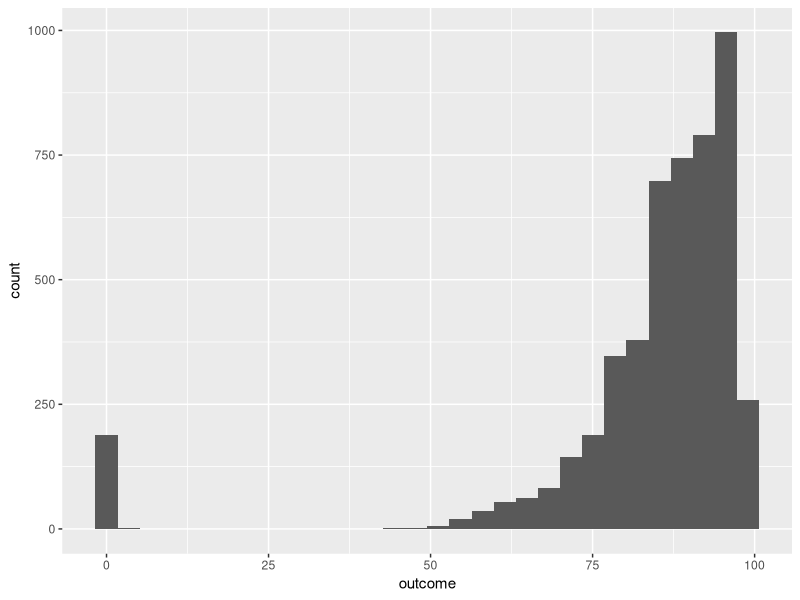
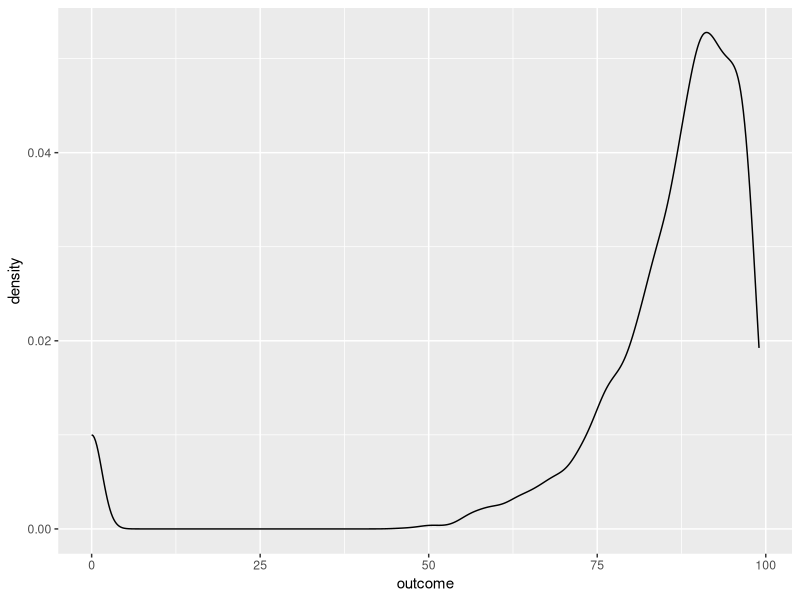
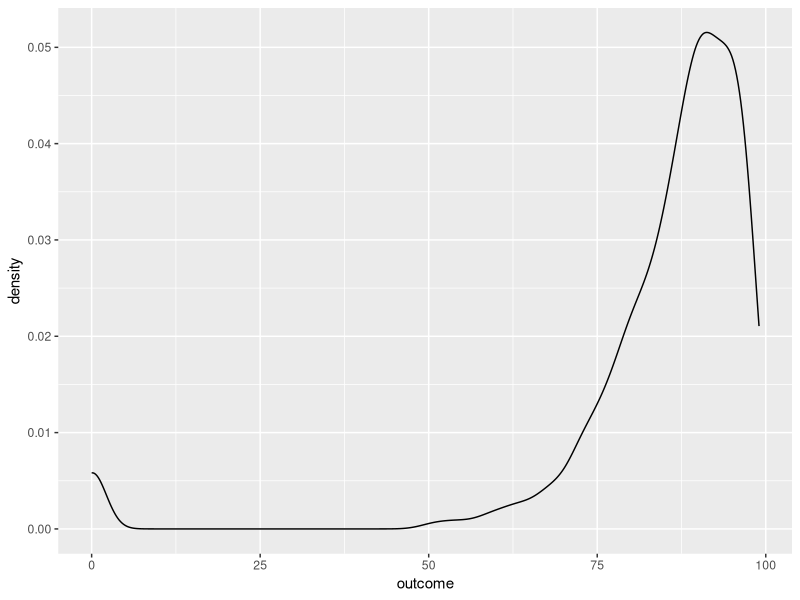
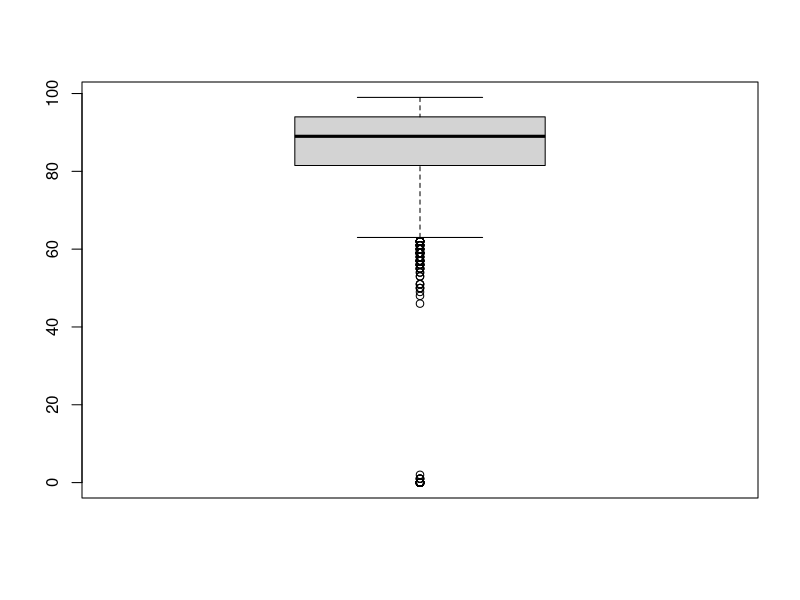
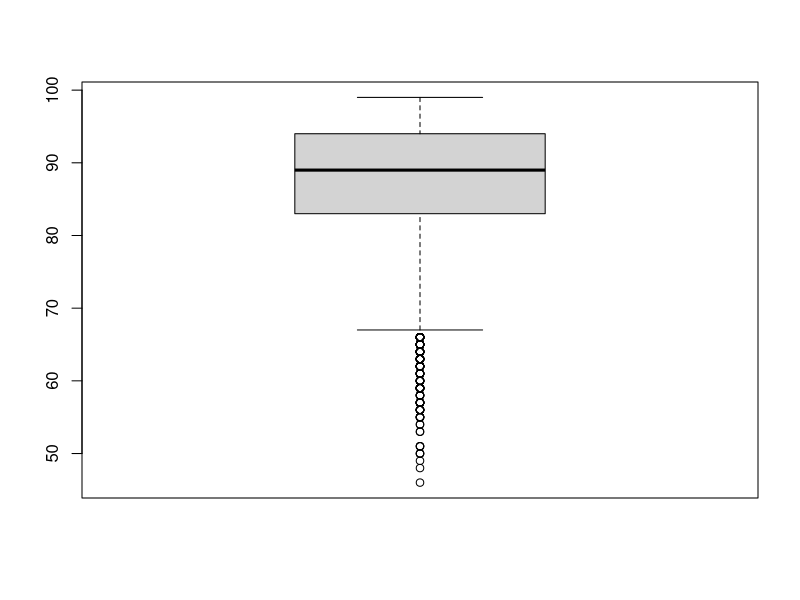
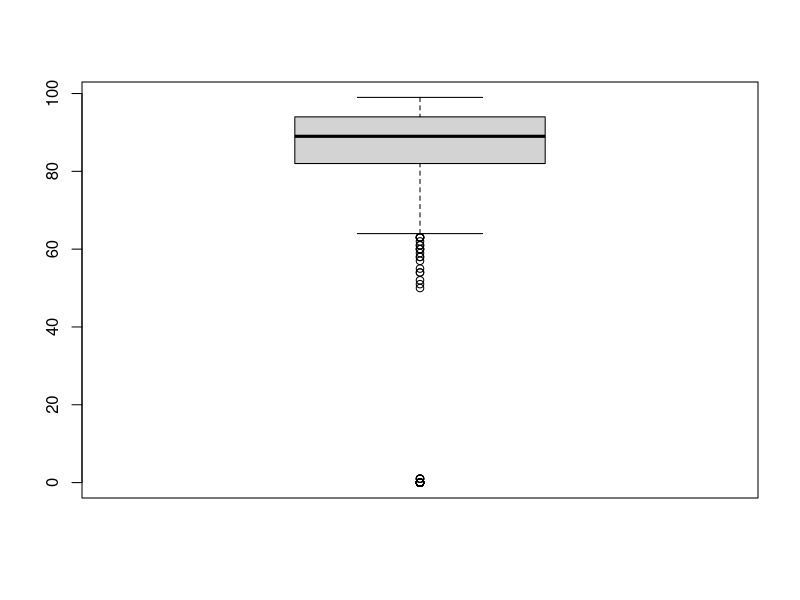
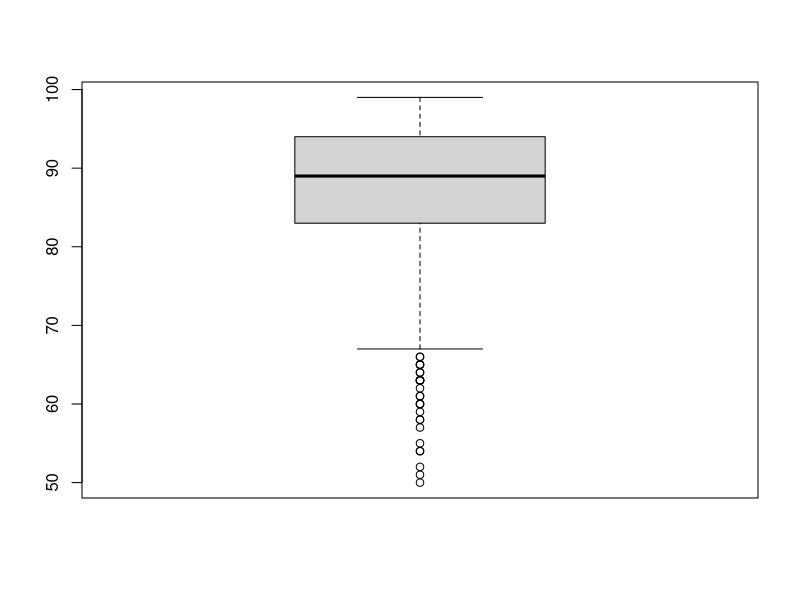

Here is the R script that generated these plots, in order: (Note: this script raises an error after producing the figures.)
## ---- chunk 1
knitr::opts_chunk$set(echo = TRUE)
## ---- chunk 2
library(plyr)
library(readr)
library(caret)
library(ggplot2)
library(repr)
library(glmnet)
library(tidyverse)
library(modelr) 
options(na.action = na.warn) # turn on warnings for missing values
library(dplyr)
library(earth)
## ---- chunk 3
# Descriptive statistics function
descriptive_sta = function(x){
  if (class(x) != "numeric"){cat("It is not a numeric data")}else{
  mean = mean(x,na.rm = T)
  median = median(x,na.rm = T)
  quantile = quantile(x,na.rm = T)
  range = range(x,na.rm = T)
  result = list(mean = mean,
                median=median,
                quantile=quantile,
                range= range )
  
  return(result)
  }
}

# read the train set
competition_train <- read.csv('competition-train.csv')

# read the validation set
competition_validation <- read.csv('competition-validation.csv')
## ---- chunk 4
# histogram
library(ggplot2)
descriptive_sta(competition_train$outcome)
ggplot(competition_train, aes(x = outcome ))+
  geom_histogram(bins = 30,na.rm = T)+
  labs(x = "outcome")

# density plot
ggplot(competition_train, aes(x = outcome)) + geom_density()
ggplot(competition_validation, aes(x = outcome)) + geom_density()

# descriptive statistics of train set
mean(competition_train[["outcome"]])
median(competition_train[["outcome"]])
quantile(competition_train[["outcome"]])
range(competition_train[["outcome"]])

# descriptive statistics of validation set
mean(competition_validation[["outcome"]])
median(competition_validation[["outcome"]])
quantile(competition_validation[["outcome"]])
range(competition_validation[["outcome"]])
## ---- chunk 5
# identify and remove outliers in train set

boxplot(competition_train$outcome) # identify outliers in "outcome"
competition_train_removed <- filter(competition_train, outcome > 45)
boxplot(competition_train_removed$outcome) # outliers were removed
## ---- chunk 6
# identify and remove outliers in validation set
boxplot(competition_validation$outcome) # identify outliers in "outcome"
competition_validation_removed <- filter(competition_validation, outcome > 49)
boxplot(competition_validation_removed$outcome) # outliers were removed
## ---- chunk 7
total_nan <- function(x) sum(is.na(x))
competition_train_removed %>% summarise(across(everything(), total_nan))
total_nan2 <- function(x) sum(is.na(x))
competition_validation_removed %>% summarise(across(everything(), total_nan))
df_predictors_only <- competition_train_removed %>%
  select(-outcome)
preprocessing_fit <- preProcess(
df_predictors_only,
method = c("BoxCox" ,"center", "scale"))
preprocessing_fit
df_predictors_only2 <- competition_validation_removed %>%
  select(-outcome)
preprocessing_fit2 <- preProcess(
df_predictors_only2,
method = c("BoxCox" ,"center", "scale"))
preprocessing_fit2
transformed_predictors_train <- predict(
preprocessing_fit, df_predictors_only)
transformed_predictors_validation <- predict(
preprocessing_fit2, df_predictors_only2)
preprocessed_train <- add_column(transformed_predictors_train,
outcome = competition_train_removed$outcome)
preprocessed_validation <- add_column(transformed_predictors_validation,
outcome = competition_validation_removed$outcome)
  
head(preprocessed_train)
head(preprocessed_validation)
## ---- chunk 8
set.seed(1) 
#index = sample(1:nrow(preprocessed_train), 0.7*nrow(preprocessed_train)) 
train = preprocessed_train # Create the training data 
test = preprocessed_validation # Create the test data
dim(train)
dim(test)
train_predictor <- train%>%
  select(-outcome)

test_predictor <- test%>%
  select(-outcome)

#removed high correlation predictors
tooHigh <- findCorrelation(cor(train_predictor), cutoff = .9)
length(tooHigh)
trainXnnet <- train_predictor[, -tooHigh]
testxnnet <- test_predictor[, -tooHigh]
## ---- chunk 9
mtryGrid <- data.frame(
mtry = floor(seq(10, ncol(trainXnnet),
length = 10))
)
set.seed(1)
rfTune <- train(x = trainXnnet, y = train$outcome,
method = "rf",
tuneGrid = mtryGrid,
ntree = 50,
importance = TRUE,
trControl = ctrl)
rfTune
plot(rfTune)
rfTune$results
## ---- chunk 10
competition_predictors <- read.csv('competition-test-x-values.csv')
#read predictors
preprocessing_fit3 <- preProcess(
competition_predictors,
method = c("BoxCox" ,"center", "scale"))
preprocessing_fit3
#transformed the predictors
transformed_predictors <- predict(
preprocessing_fit3, competition_predictors)
outcome <- as.integer(predict(rfTune, transformed_predictors))
df <- data.frame(outcome)
write.csv(df, 'competition-test-outcome.csv')
